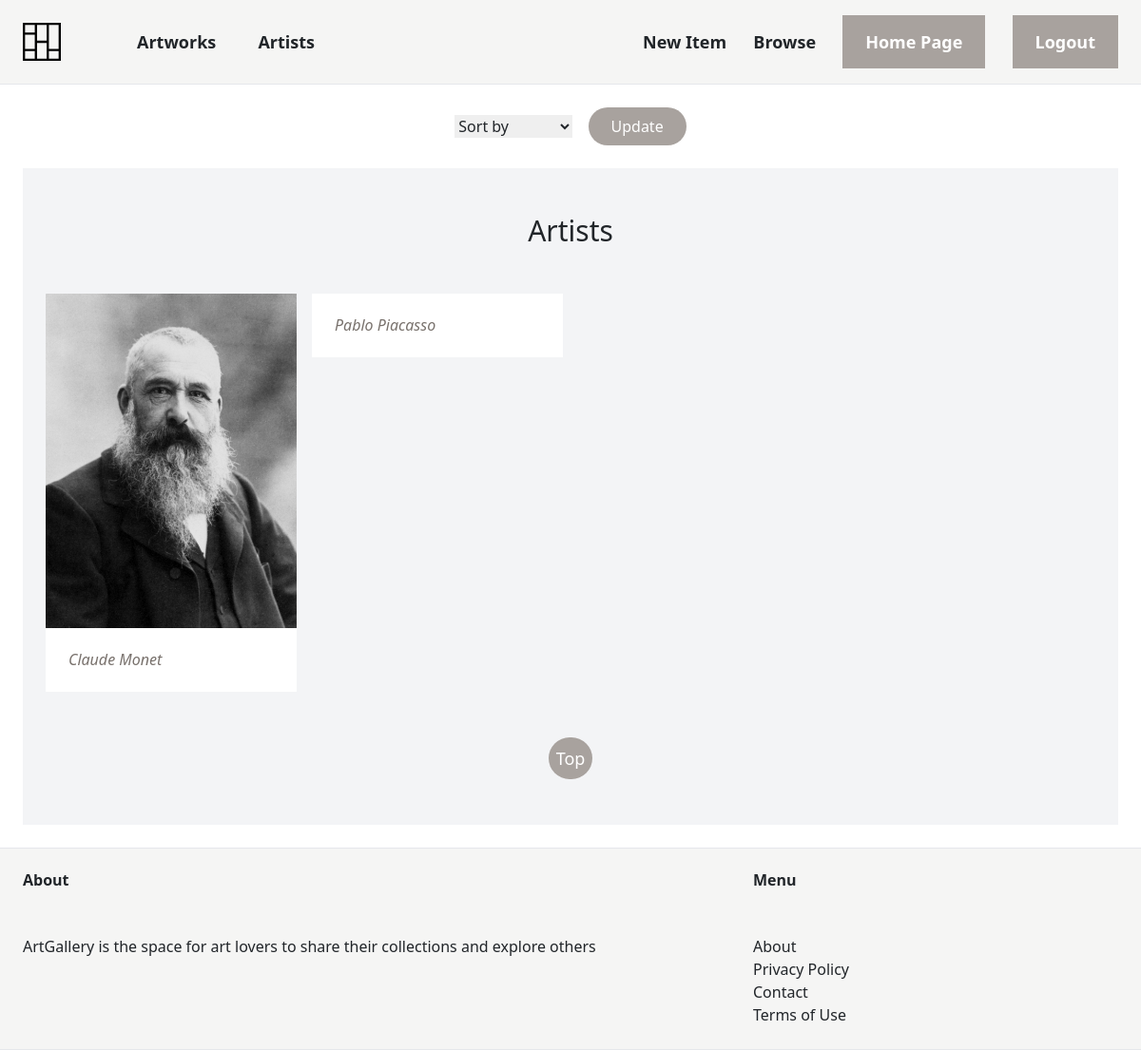
Page /artwork/all_artists/ (signed in) on the earlier database version.
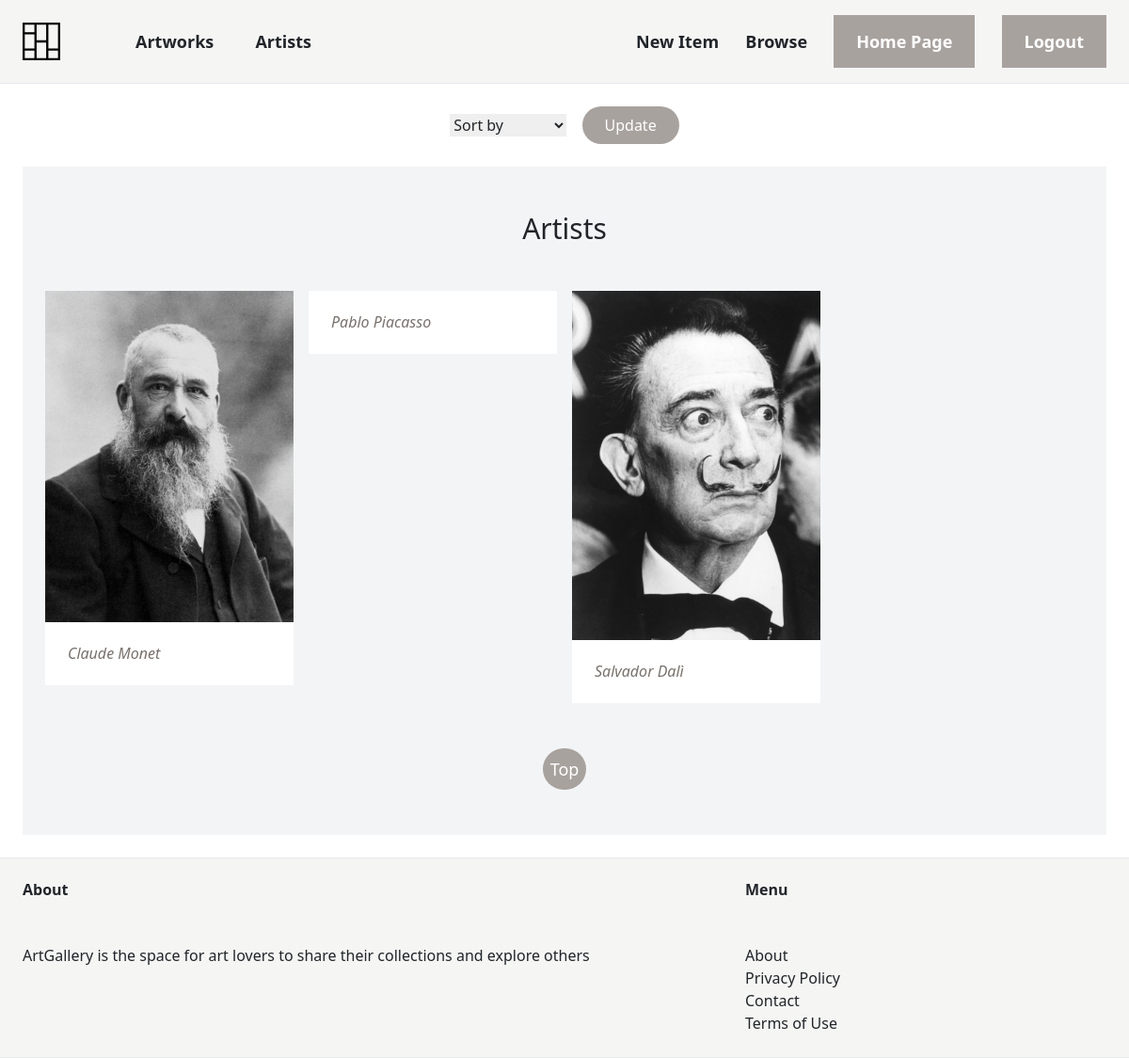
Same page on the later database version.
### artwork/models.py (models this page shows, shortened)
class Artist(models.Model):
    name = models.CharField(max_length=255)
    surname = models.CharField(max_length=255)
    bio = models.TextField(blank=True)
    date_of_birth = models.DateField()
    photo = models.ImageField(upload_to='artists/', blank=True)

### artwork/views.py (the view)
# urls.py: path('all_artists/', views.all_artists, name = 'all_artists'),
def all_artists(request):
    if request.user.is_authenticated:
        sort_param = request.GET.get('filter', 'name')  # Get the sorting parameter from the URL query string, defaulting to 'name'
        if sort_param == 'name':
            artists = Artist.objects.all().order_by('name')
        elif sort_param == '-name':
            artists = Artist.objects.all().order_by('-name')
        elif sort_param == 'birthday':
            artists = Artist.objects.all().order_by('date_of_birth')
        elif sort_param == '-birthday':
            artists = Artist.objects.all().order_by('-date_of_birth')
        else:
            artists = Artist.objects.all()
        return render(request, 'artwork/all_artists.html', {'artists': artists, 'sort_param': sort_param})
    else:
        return redirect('accounts:login')

### artwork/templates/artwork/all_artists.html (shortened to what this page needs)
{% extends 'core/base.html' %}
{% block content %}
<div class=" flex justify-center">
    <div >
        <form action="" method="GET">
          <div>
            <select name="filter" id="">
              <option value="" disabled selected>Sort by</option>
            </select>
            <button type="submit" class="ml-3 bg-stone-400 text-white px-4 py-2 rounded-3xl">Update</button>
        </form>
    </div>
    </div>
</div>
<div class="mt-6 px-6 py-12 bg-gray-100">
  <h1 class="mb-12 text-3xl text-center">Artists</h1>
  <div class="grid grid-cols-4 gap-3 justify-center">
    {% for artist in artists %}
    <div>
      <a href="{% url 'artwork:artist' artist.id %}" class="">
        <div >
          {% if artist.photo %}
          <img src="{{ artist.photo.url }}" alt="">
          {% else %}
          <p>No photo available</p>
          {% endif %}
        </div>
        <div class="p-6 bg-white">
          <h3 class="text-l italic text-stone-500">{{ artist.name }} {{ artist.surname }} </h3>
        </div>
      </a>
    </div>
    {% endfor %}
  </div>
  <div class="flex justify-center mt-12">
    <a href="#" class=" p-2 text-lg bg-stone-400 text-white hover:bg-stone-500 rounded-3xl">Top</a>
  </div>
</div>
{% endblock %}

Differences in the rows shown:
added Artist: photo (picture), name "Salvador", surname "Dalì"
